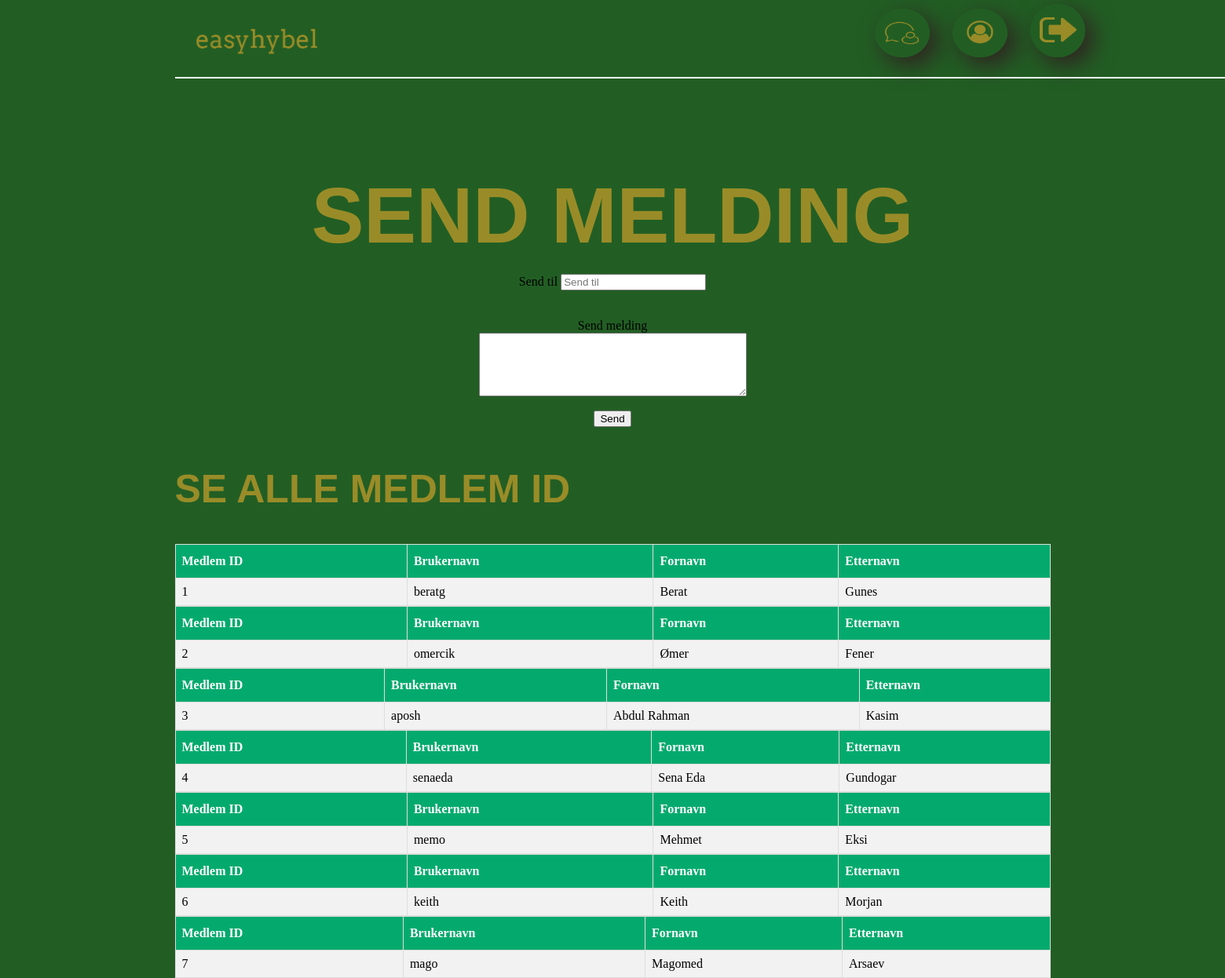
/www/views/sendMeldish.php (signed in), run on the app's committed database.
### tables this page shows
CREATE TABLE Medlem
        (
            Medlem_ID              SMALLINT UNIQUE AUTO_INCREMENT,
            Fornavn                 VARCHAR(30)     NOT NULL,
            Etternavn               VARCHAR(30)     NOT NULL,
            Brukernavn              VARCHAR(50)     NOT NULL,
            Mobilnummer             INTEGER         NOT NULL,
            Epost                   VARCHAR(255)    NOT NULL,
            Passord                 VARCHAR(255)    NOT NULL,
            Adresse                 VARCHAR(100)     NOT NULL,
            Postnummer              INTEGER        NOT NULL,
            CONSTRAINT PRIMARY KEY (Medlem_ID)
        );

### www/views/sendMeldish.php (the view, shortened to what this page needs)
<html>
    <body>
        <?php
        include "header.php";
        include "../main/sendMelding.php";
        ?>
        <form method="post" action="">
            <h1>SEND MELDING</h1>
            <label for="medlem">Send til</label>
            <input type="number" id="medlem" name="Medlem_ID" placeholder="Send til"><br><br><br>
            <label for= "melding">Send melding</label><br>
            <textarea name="textarea" rows="5" cols="40"></textarea>
            <br><br>
            <input type="submit"  name="send" value="Send">
        </form>
        <H2>SE ALLE MEDLEM ID</H2>
<?php
require_once "../../includes/db.inc.php";
$sql2 ="SELECT Medlem_ID, Brukernavn, Fornavn, Etternavn FROM Medlem";
$spørring2= $pdo->prepare($sql2);
$spørring2->execute();
$medlemid = $spørring2->fetchAll(PDO::FETCH_ASSOC);
foreach ($medlemid as $medlemid){
       echo "<table border'1'>";
       echo "<tr>";
       echo "<th>Medlem ID</th>";
       echo "<th>Brukernavn</th>";
       echo "<th>Fornavn</th>";
       echo "<th>Etternavn</th>";
       echo "</tr>";
       echo "<tr>";
       echo "<td>".$medlemid['Medlem_ID']."</td>";
       echo "<td>".$medlemid['Brukernavn']."</td>";
       echo "<td>".$medlemid['Fornavn']."</td>";
       echo "<td>".$medlemid['Etternavn']."</td>";
       echo "</tr>";
       echo "</table>";
}
?>

### www/views/header.php (style rules this page uses)
body { background-color: #225E24; text-align: center; margin: auto; max-width: 1115px; }
h1 { position: relative; font-size: 100px; top: 50px; color: #998C28; text-align: center; font-family: Arial-BoldMT, Arial, Arial; }
h2 { position: relative; font-size: 50px; color: #998C28; text-align: left; font-family: Arial-BoldMT, Arial, Arial; margin-top: 50px; }
table { border-collapse: collapse; width: 100%; }
table td, table th { border: 1px solid #ddd; padding: 8px; }
table tr:nth-child(even) { background-color: #f2f2f2; }
table th { padding-top: 12px; padding-bottom: 12px; text-align: left; background-color: #04AA6D; color: white; }

### data on the page
medlem: Medlem_ID "1", Brukernavn "beratg", Fornavn "Berat", Etternavn "Gunes"
medlem: Medlem_ID "2", Brukernavn "omercik", Fornavn "Ømer", Etternavn "Fener"
medlem: Medlem_ID "3", Brukernavn "aposh", Fornavn "Abdul Rahman", Etternavn "Kasim"
medlem: Medlem_ID "4", Brukernavn "senaeda", Fornavn "Sena Eda", Etternavn "Gundogar"
medlem: Medlem_ID "5", Brukernavn "memo", Fornavn "Mehmet", Etternavn "Eksi"
medlem: Medlem_ID "6", Brukernavn "keith", Fornavn "Keith", Etternavn "Morjan"
medlem: Medlem_ID "7", Brukernavn "mago", Fornavn "Magomed", Etternavn "Arsaev"
